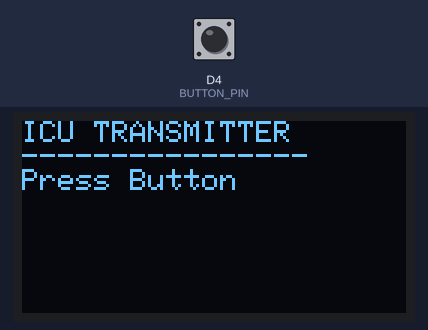
A sketch run on a simulated ESP8266 (NodeMCU). Shown: 128×64 one-colour display. The test bench sets the inputs (shaded band); at power-on: D4 (BUTTON_PIN) HIGH. WiFi joins after 1.5 s; servers stay silent unless stated; uploads are accepted with an empty reply; what the sketch prints to the serial monitor is not drawn.

Above: at 2.7 s.
2.8 s: D4 (BUTTON_PIN) pulled LOW for 0.15 s
At 3.3 s:
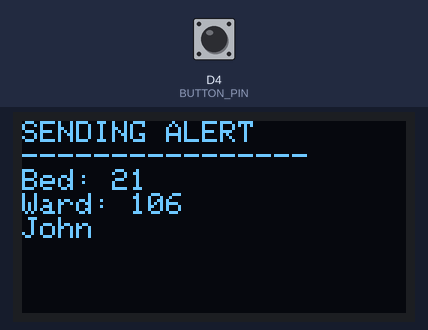
5.9 s: D4 (BUTTON_PIN) pulled LOW for 1 s
9.6 s: D4 (BUTTON_PIN) pulled LOW for 3.2 s
Timing chart, 0 to 12.6 s (numbered marks = the images above; inputs shaded):
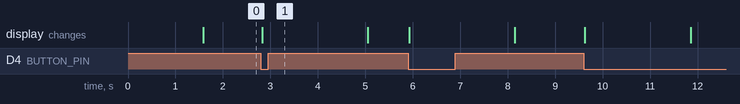

Measured:
- after the input at 2.8 s, the display: changes at once (image 1)

The sketch:

tranmitter.esp1.ino
```cpp
#include <ESP8266WiFi.h>
#include <ESP8266HTTPClient.h>
#include <WiFiClient.h>
#include <Wire.h>
#include <Adafruit_GFX.h>
#include <Adafruit_SSD1306.h>

// ===== WiFi =====
const char* ssid = "ICU_NET";
const char* password = "12345678";

// ===== Receiver IP =====
const char* esp32IP = "http://10.168.122.227"; // CHANGE THIS

// ===== Button =====
#define BUTTON_PIN D4

// ===== OLED =====
Adafruit_SSD1306 display(128, 64, &Wire, -1);

// ===== Patient Data =====
String bedNo = "21";
String wardNo = "106";
String patientName = "John";
String alertMsg = "Low Heart Rate";

bool lastState = HIGH;

// ===== OLED Screens =====
void showIdle() {
  display.clearDisplay();
  display.setCursor(0,0);
  display.setTextSize(1);
  display.setTextColor(SSD1306_WHITE);

  display.println("ICU TRANSMITTER");
  display.println("----------------");
  display.println("Press Button");
  display.display();
}

void showSending() {
  display.clearDisplay();
  display.setCursor(0,0);

  display.println("SENDING ALERT");
  display.println("----------------");
  display.println("Bed: " + bedNo);
  display.println("Ward: " + wardNo);
  display.println(patientName);

  display.display();
}

// ===== SEND ALERT =====
void sendAlert() {
  WiFiClient client;
  HTTPClient http;

  String url = String(esp32IP) + "/alert?";
  url += "bed=" + bedNo;
  url += "&ward=" + wardNo;
  url += "&name=" + patientName;
  url += "&msg=" + alertMsg;

  url.replace(" ", "%20");

  http.begin(client, url);
  http.GET();
  http.end();

  Serial.println(url);
}

// ===== SETUP =====
void setup() {
  Serial.begin(115200);

  pinMode(BUTTON_PIN, INPUT_PULLUP);

  Wire.begin(D2, D1);

  display.begin(SSD1306_SWITCHCAPVCC, 0x3C);
  display.clearDisplay();

  display.setCursor(0,0);
  display.println("Connecting WiFi...");
  display.display();

  WiFi.begin(ssid, password);
  while (WiFi.status() != WL_CONNECTED) delay(500);

  showIdle();
}

// ===== LOOP =====
void loop() {
  bool state = digitalRead(BUTTON_PIN);

  if (state == LOW && lastState == HIGH) {

    showSending();
    sendAlert();

    delay(2000);
    showIdle();
  }

  lastState = state;
}
```
